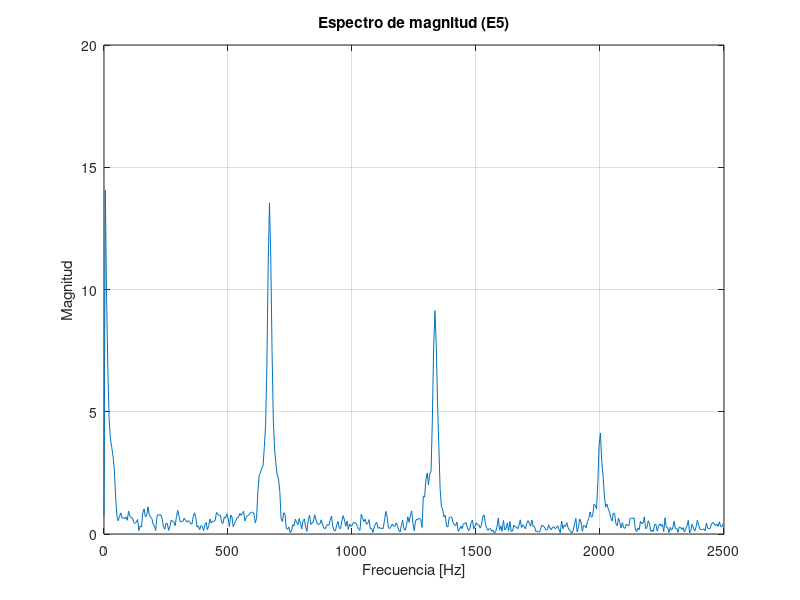

Here is the MATLAB script that generated this plot:
fftMagnitudes = [
  0.75609255, 14.05919360, 9.69616318, 6.62735796, 4.68056107, 3.87550998, 3.54024410, 3.17282653
  2.61777854, 1.49329007, 0.71445060, 0.54197186, 0.71792233, 0.86515474, 0.64967454, 0.66745925
  0.62698644, 0.70002443, 0.56181455, 0.93829030, 0.73267817, 0.67261154, 0.65939832, 0.47272190
  0.43554440, 0.48941940, 0.59395409, 0.14135020, 0.33049145, 0.28895256, 0.86767179, 1.02795231
  0.70252395, 0.74818939, 1.11408818, 0.78448707, 0.69993323, 0.63169205, 0.40315527, 0.32179719
  0.14064686, 0.73120385, 0.80062747, 0.76780629, 0.78420913, 0.62736893, 0.28197193, 0.19550450
  0.44223970, 0.42529473, 0.14953692, 0.30784857, 0.56873870, 0.51449919, 0.49160203, 0.33896902
  0.68303108, 0.96634746, 0.74290407, 0.49397168, 0.52048731, 0.51674783, 0.64235502, 0.58075345
  0.48834604, 0.54186600, 0.52199954, 0.42712766, 0.39860430, 0.71779990, 0.86776465, 0.67576039
  0.28179005, 0.33467141, 0.17660555, 0.33863512, 0.31311801, 0.13711931, 0.36658525, 0.47446570
  0.17149611, 0.34643286, 0.61479682, 0.44848716, 0.52152663, 0.51424229, 0.56340104, 0.87764454
  0.82133931, 0.75720835, 0.76904440, 0.47102544, 0.42937812, 0.69337100, 0.64922446, 0.82884574
  0.64995998, 0.30163401, 0.78328884, 0.69372445, 0.28951326, 0.45479062, 0.54683006, 0.67222881
  0.67916781, 0.83340377, 0.76264888, 0.83508158, 0.92761344, 0.53111702, 0.68096566, 0.75002426
  0.77964050, 0.85989332, 0.88413620, 0.89311475, 0.82349151, 0.45821768, 0.63243926, 1.72277069
  2.38084292, 2.50583863, 2.68034148, 2.77977395, 3.53079534, 4.45201635, 6.89919949, 11.01965620
  13.53925130, 11.32620720, 7.46806860, 4.63691568, 3.42361069, 2.87387848, 2.41407323, 2.24919033
  1.74650538, 0.62791884, 0.51120645, 0.86911726, 0.81703657, 0.23880033, 0.19274160, 0.29070672
  0.05811321, 0.10747036, 0.37864861, 0.32271746, 0.60611373, 0.48269147, 0.38066033, 0.63352495
  0.43996972, 0.20442685, 0.54965979, 0.61378419, 0.27873835, 0.10839467, 0.58533037, 0.77047825
  0.39332694, 0.44545093, 0.51149166, 0.78753173, 0.58264703, 0.40567032, 0.39586648, 0.40780583
  0.57999396, 0.40616891, 0.25004360, 0.21418570, 0.32967055, 0.38784936, 0.35242701, 0.56151605
  0.73715728, 0.30301186, 0.15735862, 0.12569500, 0.35328415, 0.51696998, 0.24037155, 0.21732402
  0.53614819, 0.75155997, 0.57009804, 0.31377074, 0.52970779, 0.18623324, 0.41213411, 0.31336302
  0.35793227, 0.47606912, 0.44912258, 0.44856268, 0.30300605, 0.19850995, 0.14728192, 0.80747610
  0.66494095, 0.51002950, 0.60167396, 0.39869279, 0.43419182, 0.58825326, 0.22074424, 0.23909980
  0.06267492, 0.27115515, 0.42440581, 0.47428083, 0.23170111, 0.27488556, 0.22033171, 0.23743744
  0.22683606, 0.56419921, 0.92629892, 0.71821940, 0.25741792, 0.22385874, 0.29877549, 0.41070232
  0.32220471, 0.31514394, 0.45993060, 0.35247839, 0.15412503, 0.07788803, 0.33767006, 0.56632739
  0.21877491, 0.15524848, 0.34385282, 0.70526659, 0.47694987, 0.76270932, 0.94677317, 0.41973594
  0.13450953, 0.53706729, 0.60361433, 0.59911907, 0.64575505, 0.59725988, 0.26736337, 1.55582333
  1.51018095, 2.21066570, 2.49772048, 2.01115346, 2.46496296, 2.56815410, 4.68297958, 7.60407352
  9.13209057, 7.75850821, 5.42442560, 3.61973429, 1.86610007, 1.12920094, 0.98881853, 0.69694608
  0.76425976, 0.30992433, 0.28690213, 0.67185211, 0.68691325, 0.69725001, 0.47198913, 0.38721430
  0.32774088, 0.49291828, 0.10706191, 0.18413022, 0.32732552, 0.21466479, 0.39966649, 0.43405428
  0.47067150, 0.27831778, 0.14202985, 0.21051812, 0.46585572, 0.56239825, 0.21113087, 0.32923973
  0.46118707, 0.37450761, 0.37946779, 0.24056438, 0.35522562, 0.71563637, 0.77793413, 0.43528825
  0.23303379, 0.15194380, 0.21621361, 0.21882664, 0.11407869, 0.15898240, 0.03820581, 0.09435193
  0.28753388, 0.65373141, 0.15637285, 0.33283114, 0.11144520, 0.55353516, 0.17022853, 0.21527184
  0.44893610, 0.12060478, 0.51351953, 0.10368881, 0.11020062, 0.36472923, 0.29100123, 0.29183304
  0.21105480, 0.35392970, 0.58028352, 0.26200262, 0.37217843, 0.30184984, 0.21157296, 0.43277788
  0.54510492, 0.44252262, 0.32251579, 0.57358259, 0.30302286, 0.31040671, 0.10490420, 0.12421077
  0.07969671, 0.08579816, 0.25930551, 0.36993867, 0.31760409, 0.25060993, 0.15588273, 0.18001334
  0.37374645, 0.24441771, 0.17299624, 0.28550911, 0.29282296, 0.22516564, 0.25050536, 0.33942762
  0.17239259, 0.05442748, 0.52758569, 0.21580577, 0.36682528, 0.30254078, 0.46682683, 0.25758201
  0.16152051, 0.09767526, 0.04584010, 0.14535361, 0.41779852, 0.63799047, 0.08927991, 0.26987425
  0.61768258, 0.49728173, 0.11546803, 0.35156336, 0.33517188, 0.24939524, 0.50938928, 0.63970470
  0.90150797, 0.68684888, 0.73261619, 1.21313930, 1.16915250, 1.02980852, 2.09317970, 3.63404918
  4.12900782, 2.99697590, 2.42101645, 1.62925255, 1.10315764, 1.22783232, 1.03523016, 0.90359741
  0.67658734, 0.53169602, 0.85668898, 0.83133614, 0.41930407, 0.34208161, 0.65229267, 0.46378112
  0.24608932, 0.47058100, 0.26046443, 0.22878320, 0.40328929, 0.35504869, 0.34018004, 0.63715929
  0.64815444, 0.63689083, 0.65985566, 0.20117135, 0.09475754, 0.24889138, 0.16816810, 0.52258259
  0.42325392, 0.44337672, 0.70255059, 0.21654379, 0.25825152, 0.54224533, 0.41487181, 0.11012980
  0.15785190, 0.09729640, 0.39980009, 0.38628310, 0.11364645, 0.33099237, 0.41725636, 0.31899410
  0.39243171, 0.09197852, 0.66374505, 0.27538723, 0.26486516, 0.06108019, 0.27031952, 0.15954989
  0.23920430, 0.52063441, 0.21742563, 0.23456964, 0.06426158, 0.28760558, 0.28034031, 0.18595295
  0.26247349, 0.07879999, 0.21373491, 0.33223334, 0.55657208, 0.04778757, 0.14335389, 0.40410110
  0.25062367, 0.12387855, 0.28325218, 0.56269598, 0.36342779, 0.19811158, 0.18223484, 0.18880601
  0.21003816, 0.12995796, 0.44259879, 0.23868020, 0.20891310, 0.23823267, 0.41966826, 0.47391638
  0.40815702, 0.34958178, 0.40697920, 0.30770612, 0.50128436, 0.31047285, 0.30542934, 0.42427322
  0.13004920, 0.11938857, 0.15723610, 0.27032152, 0.47871140, 0.43357876, 0.07023059, 0.09154176
  0.52097231, 0.78871870, 0.36389628, 0.15506338, 0.31840324, 0.25949529, 0.08594587, 0.13735038
  0.21916255, 0.11145894, 0.19458301, 0.21178885, 0.07779472, 0.28388703, 0.29153404, 0.17821319
  0.28297865, 0.25835368, 0.27691859, 0.40284526, 0.38377282, 0.34227645, 0.72157115, 1.26229072
  1.09590816, 0.45863968, 0.35810372, 0.80371267, 1.08563161, 0.83914375, 0.45547116, 0.50675297
  0.46552464, 0.20369852, 0.40039027, 0.40012348, 0.19041579, 0.35718799, 0.41413224, 0.42418432
  0.32882327, 0.21373437, 0.37600818, 0.44602594, 0.29762340, 0.10736886, 0.36748469, 0.30655897
  0.47437605, 0.43660986, 0.32494402, 0.24359181, 0.10237168, 0.46218926, 0.26656151, 0.42588049
  0.26936805, 0.20697187, 0.27537632, 0.24112932, 0.18761097, 0.35290331, 0.45105284, 0.33535534
  0.26357415, 0.43864903, 0.60877603, 0.54838204, 0.36985260, 0.08935682, 0.28136182, 0.44807026
  0.11206926, 0.24815171, 0.06477211, 0.14791627, 0.26401088, 0.20360936, 0.07218605, 0.35358852
  0.16963918, 0.32268020, 0.14116451, 0.08309884, 0.16530356, 0.14782430, 0.24320215, 0.12886502
  0.09163418, 0.07061868, 0.41985813, 0.42516595, 0.42874539, 0.23177709, 0.12192492, 0.03514266
  0.13953671, 0.29114738, 0.12563561, 0.43521857, 0.08262736, 0.10991204, 0.28097710, 0.34891951
  0.06459858, 0.38226303, 0.59408444, 0.53410721, 0.76973563, 0.42249775, 0.29736140, 0.37889183
  0.27104828, 0.25413480, 0.26346886, 0.38673320, 0.34318238, 0.14821993, 0.38286883, 0.60831398
  0.38328227, 0.20880642, 0.07968747, 0.47476682, 0.48197332, 0.34753025, 0.34154919, 0.19209987
  0.17251088, 0.32022569, 0.22978271, 0.17005141, 0.41491631, 0.58450490, 0.20624328, 0.04912166
  0.00793913, 0.22939216, 0.38507026, 0.52724683, 0.21481699, 0.52546006, 0.41344634, 0.61970109
  0.32410133, 1.08352506, 1.00651324, 0.37313956, 0.89860350, 0.68132085, 0.33731565, 0.65171754
  0.85404271, 1.87419689, 2.50644112, 2.47347975, 2.15069008, 1.56367099, 1.16097355, 0.26017371
  0.25511456, 0.25964674, 0.16765997, 0.23932658, 0.55939406, 0.55894828, 0.39615199, 0.35076973
  0.18463954, 0.09584731, 0.21429612, 0.16216548, 0.21023020, 0.12058533, 0.15449973, 0.13210332
  0.21292438, 0.17278732, 0.25466967, 0.07051215, 0.26803380, 0.33771637, 0.20910588, 0.08899308
  0.39658308, 0.72417641, 0.47029814, 0.30490145, 0.54074097, 0.76986820, 0.40349174, 0.24303360
  0.43845129, 0.44976345, 0.55678481, 0.50683886, 0.65182072, 0.63465846, 0.72884184, 0.45139191
  0.05571893, 0.18530846, 0.16923593, 0.37066966, 0.31189895, 0.24060203, 0.55030394, 0.33526209
  0.62322426, 0.44635683, 0.08916856, 0.40028563, 0.28790423, 0.23630936, 0.16879609, 0.26614624
  0.22359878, 0.22121678, 0.30500257, 0.28395641, 0.35651010, 0.62314492, 0.09544138, 0.38808492
  0.12156793, 0.08631082, 0.24430531, 0.50734490, 0.60533369, 0.29389790, 0.17116156, 0.25525263
  0.34707853, 0.29002449, 0.16421957, 0.29991296, 0.40828973, 0.43497717, 0.31954917, 0.30619094
  0.34331313, 0.05222435, 0.19047876, 0.10200319, 0.23890570, 0.08572968, 0.31926706, 0.46509734
  0.20683840, 0.17721598, 0.21049815, 0.22776948, 0.30145696, 0.55822694, 0.52868187, 0.43409011
  0.12553522, 0.14204149, 0.22929285, 0.26640680, 0.13323566, 0.38791183, 0.62012923, 0.33528793
  0.24286616, 0.22002824, 0.27499911, 0.18212044, 0.22828190, 0.14012583, 0.26658425, 0.52808434
  0.41325638, 1.00911856, 0.63538384, 0.38517472, 0.41329980, 0.67185342, 0.55708241, 0.47346675
  1.45175850, 1.51502490, 1.79361796, 1.78325713, 1.41792381, 0.55476397, 0.41511253, 0.49194801
  0.85750687, 0.78739673, 0.55549353, 0.57150519, 0.66769510, 0.81519496, 0.53629488, 0.22918569
  0.44930351, 0.38537023, 0.18547146, 0.35794583, 0.34126914, 0.66186309, 0.24703415, 0.46591082
  0.26751816, 0.09277329, 0.14468260, 0.16954654, 0.26564023, 0.38682744, 0.23142596, 0.71758944
  0.47526965, 0.31749797, 0.48635483, 0.43559572, 0.13970166, 0.17005432, 0.47344971, 0.45924267
  0.50816399, 0.23435593, 0.42738792, 0.35830382, 0.42685825, 0.37276024, 0.15724616, 0.28065908
  0.52142477, 0.23096316, 0.38350555, 0.30220622, 0.17923039, 0.17956621, 0.50625640, 0.39078733
  0.26311305, 0.22851254, 0.21046615, 0.23985538, 0.17515507, 0.21703309, 0.24113038, 0.37464798
  0.18172982, 0.33088925, 0.31857949, 0.18597667, 0.28264970, 0.39178589, 0.35998756, 0.40527144
  0.15751204, 0.13194433, 0.12946799, 0.25529155, 0.18720883, 0.36532795, 0.25985667, 0.81277096
  0.24785207, 0.22875847, 0.11944358, 0.30327734, 0.28733560, 0.26983610, 0.38871205, 0.36836016
  0.20701639, 0.41261616, 0.32343945, 0.36671123, 0.15082082, 0.22087866, 0.17570004, 0.25471750
  0.41638529, 0.62947768, 0.05715289, 0.42100021, 0.43718329, 0.30465996, 0.36019659, 0.32141045
  0.29090950, 0.28454277, 0.10210032, 0.15814166, 0.43482995, 0.43488073, 0.10268459, 0.34518963
  0.11569025, 0.16260616, 0.36949414, 0.15490189, 0.34902999, 0.16731878, 0.50212669, 0.11551602
  0.14542901, 0.12981923, 0.22254145, 1.02752769, 0.59138304, 0.48067966, 0.86807561, 0.68485165
  0.61809528, 0.42708829, 0.89921182, 1.02876163, 1.37280846, 1.34329462, 1.51590192, 1.69471300
  2.01389813, 1.49800944, 1.29012644, 1.11176956, 1.53502870, 1.08317852, 0.78268582, 0.26033580
  0.40862179, 0.03489045, 0.49993047, 0.27353302, 0.41076642, 0.39790013, 0.46846709, 0.42899847
  0.33103314, 0.35368860, 0.29334578, 0.27563119, 0.28633329, 0.39673212, 0.71085811, 0.45557633
  0.12409950, 0.30640727, 0.58157527, 0.44912294, 0.38410193, 0.61208105, 0.42021108, 0.31693989
  0.63083702, 0.48374826, 0.10101991, 0.55140430, 0.50789410, 0.16050023, 0.19225003, 0.36847642
  0.40913111, 0.20461632, 0.10959916, 0.49853507, 0.76476252, 0.44335407, 0.43392360, 0.77426672
  0.02826843, 0.37885347, 0.19340947, 0.23110378, 0.28547051, 0.01775959, 0.26796588, 0.16768719
  0.11243857, 0.15034981, 0.16878116, 0.18384114, 0.19780195, 0.51897991, 0.47705144, 0.26911256
  0.37280282, 0.20848858, 0.16414836, 0.30118102, 0.43651667, 0.22193155, 0.16098967, 0.32239208
  0.50683862, 0.53821218, 0.39078611, 0.26316249, 0.20533895, 0.47403166, 0.41052368, 0.40026805
  0.26146045, 0.30540076, 0.43219024, 0.49712452, 0.19157305, 0.07651680, 0.28296655, 0.21234798
  0.33824539, 0.30876681, 0.19682677, 0.30493435, 0.22400035, 0.29311767, 0.15625849, 0.21800047
  0.12587351, 0.26179069, 0.20191613, 0.22311866, 0.32123229, 0.46079209, 0.11505336, 0.19020599
  0.14089535, 0.34466785, 0.48989654, 0.60833305, 0.12753841, 0.16985902, 0.22930866, 0.28657827
  0.09536342, 0.31573731, 0.32281244, 0.54802376, 0.26762119, 0.19881257, 0.17100769, 0.14861737
  0.05882604, 0.22849506, 0.54068297, 0.52733743, 0.13978411, 0.88969833, 1.24460626, 1.00388849
  1.27665627, 0.77773952, 0.84979838, 1.01653349, 1.23326623, 0.58155453, 0.15794754, 0.19468971
  0.33078751, 0.22697240, 0.62000960, 0.31713769, 0.34046009, 0.54575622, 0.53989750, 0.60683399
  0.22926854, 0.22506899, 0.36970919, 0.36491427, 0.23073922, 0.30570498, 0.45285761, 0.47896403
  0.34507561, 0.27541152, 0.40024012, 0.36746225, 0.08066703, 0.31164691, 0.23033830, 0.50159889
  0.48130137, 0.30006522, 0.25006327, 0.25833070, 0.31524077, 0.30109301, 0.16270538, 0.34282562
  0.25619078, 0.56446320, 0.69010919, 0.63038909, 0.36757293, 0.83656913, 0.75336123, 0.57647777
  0.63277549, 0.25992823, 0.40377268, 0.32964444, 0.31930441, 0.36854193, 0.33439550, 0.22199942
  0.28382197, 0.26716283, 0.32722762, 0.38891470, 0.21011528, 0.17557608, 0.28908607, 0.09620632
  0.05987787, 0.25469273, 0.20027742, 0.34720883, 0.52628213, 0.46195814, 0.29825219, 0.37613243
  0.28008124, 0.23155922, 0.24993293, 0.36605349, 0.38063589, 0.34165442, 0.67903650, 0.22707300
  0.11596584, 0.26746541, 0.07967125, 0.36368176, 0.43140024, 0.52776748, 0.36399677, 0.58513981
  0.58078510, 0.40372133, 0.66734654, 0.59425199, 0.15740153, 0.60632402, 0.37468019, 0.22320215
  0.34594357, 0.80361342, 0.62163544, 0.20533968, 0.35838234, 0.71518809, 0.49218047, 0.23022564
  0.12212861, 0.12413194, 0.16507325, 0.46250868, 0.41424027, 0.27051053, 0.19321713, 0.23082548
  0.28468949, 0.51973736, 0.48997560, 0.54164922, 0.29834124, 0.26009405, 0.66082680, 0.70599586
  0.45743096, 0.89088947, 1.25566959, 0.69677204, 0.53205657, 0.49765363, 0.47152132, 1.31827307
  1.07057631, 0.98330194, 0.59413296, 0.14060713, 0.26107907, 0.25774527, 0.08379349, 0.36095700
  0.67954868, 0.20134126, 0.50053555, 0.33983907, 0.23624417, 0.17491992, 0.36321601, 0.60891122
  0.54420501, 0.24605265, 0.07588381, 0.58209425, 0.50488263, 0.52548611, 0.61397773, 0.44190279
  0.11313675, 0.12141343, 0.28294358, 0.39864636, 0.25816363, 0.16928433, 0.42690158, 0.54591727
  0.74444974, 0.60958731, 0.66269285, 0.54302019, 0.02921644, 0.02047168, 0.21944708, 0.04770944
  0.33403182, 0.27884418, 0.22445867, 0.38170478, 0.52577120, 0.55357736, 0.77784407, 0.79529309
  0.79733014, 0.68197781, 0.26772544, 0.22438180, 0.08804502, 0.44398856, 0.50419754, 0.23549968
  0.07108177, 0.03395022, 0.12766995, 0.38999531, 0.67562300, 0.33731633, 0.34724012, 0.48808378
  0.42902750, 0.18461452, 0.42491353, 0.16346689, 0.33043948, 0.34792790, 0.17650768, 0.27310044
  0.49775699, 0.52823579, 0.25296679, 0.47448736, 0.74181306, 0.61656088, 0.11255900, 0.42627966
  0.13386556, 0.21969232, 0.44486877, 0.76917517, 1.02568483, 1.11581707, 1.15635943, 1.03132510
  0.60244179, 0.11976290, 0.18242913, 0.36421427, 0.86722910, 0.72872311, 0.46023855, 0.37283584
  0.34871227, 0.34824193, 0.28456193, 0.19705783, 0.31957111, 0.25655478, 0.20936775, 0.14114288
  0.17886954, 0.28474337, 0.40014699, 0.37512517, 0.36612088, 0.16281836, 0.32187998, 0.78629732
  0.65597123, 0.30378732, 0.46305761, 1.10521305, 1.04206026, 0.32878766, 0.39838454, 0.52305222
  0.16384475, 0.19811903, 0.33777839, 0.15736683, 0.50125754, 0.83080804, 0.49559933, 0.70207399
  0.83796370, 0.47925183, 0.17834587, 0.42790556, 0.30427125, 0.23812491, 0.47687584, 0.95774967
  0.93920231, 0.88109392, 0.39888728, 0.48947576, 0.70869744, 0.79760140, 1.17485976, 1.50926948
  1.01308095, 0.53329468, 0.20648582, 0.44552466, 0.62117296, 1.05091822, 1.02816892, 0.61906523
  0.68236822, 0.38828892, 0.48196924, 0.14230962, 0.91699243, 0.95807445, 0.52666628, 0.25113654
  0.19353722, 0.59939027, 0.81448626, 0.71692586, 0.87532330, 0.99637312, 1.13609672, 1.21407521
  0.86830240, 0.62309170, 0.50366110, 0.07792750, 0.29049507, 0.48205233, 0.57619834, 0.71810627
  1.03011298, 0.78866953, 0.18712479, 0.27782187, 0.79218340, 1.26540995, 1.28110325, 1.31839204
  0.69361412, 0.31336501, 0.70733374, 1.28276229, 1.08329451, 1.11612952, 0.86036855, 0.29808524
  0.23409841, 0.56289083, 0.71734732, 0.68677300, 0.73253822, 0.68776369, 0.58162952, 0.77344126
  0.53416812, 0.76632166, 1.26810980, 0.89929068, 0.52323765, 0.37793681, 0.96050251, 0.64005691
  0.51898873, 0.38899192, 0.50269300, 0.39588478, 0.35075310, 0.73596400, 0.57643688, 0.28020978
  0.45831260, 0.39792791, 0.50598526, 0.60121018, 0.35131550, 0.35756412, 0.34760100, 0.32342088
  0.10526325, 0.78581965, 0.76865363, 0.98649991, 0.87654555, 0.89391416, 1.05138469, 0.95629126
  0.70775259, 0.52772593, 0.46846244, 0.45559037, 0.49833864, 0.95389295, 1.01714075, 0.44145393
  0.51712096, 1.37903535, 1.11721444, 0.54915106, 0.35136041, 0.12697951, 0.52589089, 0.35328215
  0.05429726, 0.55809546, 0.60586155, 0.48835674, 0.10636877, 0.51019037, 0.37428462, 0.96626550
  1.27206588, 0.88957614, 0.85059464, 0.53430659, 0.43711916, 0.42563719, 0.12994178, 0.40523070
  0.55759728, 0.21821558, 0.63285589, 0.86246049, 0.93232679, 0.37260506, 0.23160276, 0.42320508
  0.71195352, 1.11644161, 0.87941444, 0.55199087, 1.15501189, 1.36454713, 0.93353838, 0.71638745
  0.36889085, 0.23225112, 0.63359392, 0.61315620, 0.33666584, 0.34189042, 1.13578415, 1.15393114
  0.87184185, 0.53968531, 0.10405990, 0.22694577, 0.33801922, 0.13426708, 0.25167754, 0.98226792
  1.46313119, 1.29852104, 0.66317737, 0.05789622, 0.38446677, 0.95741522, 1.08496547, 0.89971042
  0.63366806, 0.10068354, 0.52318197, 0.54858977, 0.56529993, 0.62415641, 0.95623732, 0.74136704
  0.28876987, 0.93335086, 1.28903747, 1.51266074, 1.22452819, 0.63714176, 0.12255130, 0.08813170
  0.46475160, 0.59085172, 0.63126540, 0.82430631, 0.79102278, 0.96675026, 0.99130124, 0.88265294
  0.78713578, 0.79826057, 0.40069565, 0.14256458, 0.95579392, 1.05688822, 0.76184624, 0.67444497
  0.49608523, 0.66650343, 0.67496955, 0.49589580, 0.47088978, 0.31777823, 0.20219424, 0.15581584
  0.36742595, 0.35288349, 0.67379689, 1.04660070, 1.22399807, 1.06664228, 0.74570704, 0.58169693
  0.87705755, 1.08645082, 0.75386900, 0.41894800, 0.22697158, 0.28935087, 0.38245949, 0.12119901
  0.67069173, 0.51227778, 0.32251003, 0.58625931, 0.52764851, 0.33699197, 0.19025586, 0.34196767
  0.78269905, 0.76988536, 0.54289252, 0.91617697, 1.18478072, 0.42570648, 0.41578808, 0.46700582
  0.32385859, 0.21381000, 0.17427890, 0.16152802, 0.32789403, 0.10668552, 0.41178730, 0.02059028
  0.51581937, 0.75278467, 0.48543009, 0.22564444, 0.45162243, 0.87507796, 0.64129412, 0.62748110
  0.58062989, 0.97324258, 0.51986712, 0.33435610, 0.78776997, 0.72306907, 0.45114908, 0.07010886
  0.20192569, 0.31217608, 0.51790220, 0.66694045, 0.45632267, 0.56470162, 0.70936799, 0.10332598
  0.52106321, 0.52986580, 0.30274871, 0.28852966, 0.06693174, 0.30823761, 0.22384250, 0.71492422
  0.36359179, 0.92194164, 0.91537267, 0.25952074, 0.50868958, 0.72283441, 0.50780910, 0.15046605
  0.21241444, 0.60232681, 0.46042514, 0.19717130, 0.18549637, 0.37513497, 0.05918887, 0.49850723
  0.58705038, 0.66332096, 0.47919303, 0.32309723, 0.85134310, 0.78608394, 0.31522656, 0.28121936
  0.71081215, 0.55892789, 0.24324091, 0.30651125, 0.41388246, 0.35727418, 0.18569699, 0.39689377
  0.19065259, 0.17473717, 0.19081029, 0.33473682, 0.23255549, 0.34315500, 0.35850954, 0.30962342
  0.05741969, 0.28354073, 0.30918509, 0.16549173, 0.16208105, 0.25852007, 0.26199788, 0.13187720
  0.17117745, 0.23391601, 0.25909185, 0.61448795, 0.59710628, 0.14442112, 0.39478803, 0.27927327
  0.07401519, 0.19787219, 0.54182065, 0.25332564, 0.68058604, 0.49941832, 0.25846299, 0.46157858
  0.09379762, 0.42234823, 0.59256452, 0.28240782, 0.18301673, 0.22408469, 0.19911365, 0.29088983
  0.60075539, 0.12823221, 0.42463082, 0.22048147, 0.39177972, 0.37735677, 0.12059838, 0.42138478
  0.44355643, 0.18866946, 0.74257004, 0.68319130, 0.34599716, 0.19100259, 0.45320827, 0.29425892
  0.29673094, 0.18852670, 0.45568940, 0.45180240, 0.16642533, 0.02876035, 0.39696366, 0.46920854
  0.40143606, 0.39556882, 0.41853288, 0.12554114, 0.19861259, 0.30458057, 0.40192574, 0.15442793
  0.23514246, 0.15388250, 0.09539871, 0.20325836, 0.41333199, 0.51867324, 0.65292656, 0.22022100
  0.42119318, 0.49585384, 0.16826875, 0.20100677, 0.12519860, 0.29970226, 0.27052462, 0.36028138
  0.49812910, 0.49213105, 0.31766498, 0.11913741, 0.25524852, 0.53288102, 0.48723880, 0.18347928
  0.12265629, 0.14024369, 0.19988090, 0.24017806, 0.16297165, 0.16500354, 0.13147369, 0.26439774
  0.40876272, 0.11048426, 0.48809186, 0.28575435, 0.25686207, 0.54521549, 0.32531330, 0.08096486
  0.34369442, 0.48876059, 0.60246807, 0.55864936, 0.38082078, 0.33165491, 0.20551299, 0.13854097
  0.41623223, 0.19367953, 0.53098530, 0.78499341, 0.21869853, 0.52029997, 0.56958872, 0.53017712
  0.21426390, 0.29079175, 0.28101724, 0.21398543, 0.25921711, 0.07336189, 0.51423270, 0.31326923
  0.21049263, 0.45014727, 0.29466972, 0.12929851, 0.13983928, 0.16414371, 0.29864705, 0.50951010
  0.26584747, 0.15776803, 0.28097269, 0.70310974, 0.31574076, 0.30215693, 0.22740348, 0.19368951
  0.24442324, 0.29533139, 0.22268076, 0.18387312, 0.15795873, 0.12400635, 0.37502536, 0.16551919
  0.36712605, 0.53963923, 0.46318665, 0.20336269, 0.22062547, 0.31224701, 0.47196493, 0.72925693
  0.80804503, 0.61367989, 0.39755097, 0.34589836, 0.34872654, 0.51395792, 0.69691581, 0.31447056
  0.22235359, 0.37637937, 0.40996754, 0.33419955, 0.64798164, 0.74141121, 0.35568076, 0.37412277
  0.60055757, 0.27024937, 0.24653007, 0.18706401, 0.15804300, 0.14895566, 0.24736012, 0.12875608
  0.14033845, 0.31360978, 0.10450515, 0.43703717, 0.62412506, 0.29225054, 0.22645955, 0.45770717
  0.26458520, 0.35964847, 0.17174918, 0.32633993, 0.24387129, 0.27339110, 0.32792807, 0.23842484
  0.17700569, 0.17210917, 0.31924611, 0.40331152, 0.37426892, 0.64772344, 0.44142845, 0.47915390
  0.40600511, 0.18174546, 0.17875631, 0.22166914, 0.58850628, 0.33584830, 0.12121206, 0.13185760
  0.07244742, 0.37352872, 0.33279160, 0.61495745, 0.45822901, 0.60078561, 0.77276611, 0.60237032
  0.36112037, 0.21148117, 0.10262834, 0.41722062, 0.46990192, 0.29189411, 0.34267041, 0.18189724
  0.15538029, 0.26876074, 0.10486507, 0.42151955, 0.44133291, 0.40199986, 0.13255851, 0.28361678
  0.47254971, 0.22251500, 0.30119035, 0.29289415, 0.42940754, 0.25706881, 0.49098849, 0.22457267
  0.12790874, 0.68354267, 0.73040557, 0.54610330, 0.28904039, 0.06532724, 0.16945758, 0.09841378
  0.29326174, 0.28640765, 0.49993473, 0.80959272, 0.33278146, 0.55849570, 0.28315625, 0.34683460
  0.41813716, 0.17208515, 0.52731365, 0.32783699, 0.10234688, 0.38486332, 0.22237518, 0.16188106
  0.09524697, 0.28268215, 0.19306132, 0.57503653, 0.22677811, 0.12122562, 0.25342491, 0.38987398
  0.32693505, 0.24196415, 0.06818051, 0.12436428, 0.16426514, 0.50673103, 0.43852162, 0.15082732
  0.16170545, 0.21020547, 0.21927893, 0.40942225, 0.11385626, 0.32161501, 0.09410273, 0.29887190
  0.20786066, 0.23804647, 0.26633096, 0.26467335, 0.20860489, 0.05879259, 0.36441100, 0.15062107
  0.39952642, 0.24653223, 0.50385088, 0.59295434, 0.63992363, 0.40300337, 0.40990064, 0.46645314
  0.30180833, 0.15672454, 0.23056872, 0.18293418, 0.21305583, 0.20578526, 0.39877465, 0.19159633
  0.25330535, 0.49991766, 0.42002851, 0.16501246, 0.48699605, 0.59339410, 0.33636171, 0.75621957
  0.19336663, 0.60767514, 0.38862515, 0.16040556, 0.52091199, 0.57077903, 0.26378503, 0.14830624
  0.55072707, 0.66129565, 0.46647972, 0.15301855, 0.49565336, 0.31542191, 0.36098269, 0.39838251
  0.54745716, 0.65481883, 0.40370423, 0.19468524, 0.28600034, 0.10464335, 0.13314872, 0.22747187
  0.58752620, 0.38539773, 0.70491624, 0.55138075, 0.28217888, 0.18879892, 0.25719520, 0.16800951
  0.21614394, 0.39814198, 0.18374884, 0.17522310, 0.27619994, 0.48208216, 0.12722209, 0.36218390
  0.63884831, 0.45349157, 0.46507561, 0.07962956, 0.07971654, 0.29452291, 0.24575967, 0.32215378
  0.49954888, 0.38001409, 0.17591219, 0.26921985, 0.32132468, 0.37314993, 0.24689491, 0.11726841
  0.14941335, 0.27328443, 0.35860056, 0.19168475, 0.36790714, 0.32539737, 0.51672787, 0.22315745
  0.35256034, 0.31092507, 0.18574797, 0.16179918, 0.15374513, 0.42719519, 0.75560874, 0.62961513
  0.23785701, 0.42788866, 0.50501716, 0.13733154, 0.09260844, 0.30507183, 0.65340364, 0.35393205
  0.18643635, 0.09496681, 0.47080398, 0.27110192, 0.11640204, 0.33871740, 0.21888874, 0.17388833
  0.17269410, 0.58323562, 0.82654649, 0.54288357, 0.54462677, 0.14620499, 0.54944360, 0.64113361
  0.48770768, 0.54348803, 0.36274874, 0.41579393, 0.25800726, 0.61087239, 0.62072974, 0.68016726
]';

fftMagnitudes = fftMagnitudes(:);

N = length(fftMagnitudes);
fs = 21340;
f = linspace(0, fs/2, N)';

idx = f <= 2500;

plot(f(idx), fftMagnitudes(idx));
xlabel('Frecuencia [Hz]');
ylabel('Magnitud');
title('Espectro de magnitud (E5)');
grid on;
